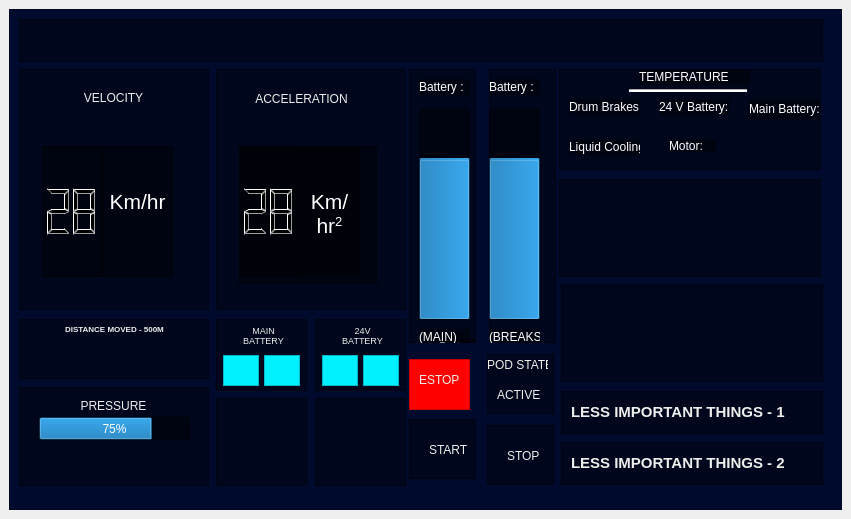
<?xml version="1.0" encoding="UTF-8"?>
<ui version="4.0">
 <class>MainWindow</class>
 <widget class="QMainWindow" name="MainWindow">
  <property name="geometry">
   <rect>
    <x>0</x>
    <y>0</y>
    <width>851</width>
    <height>519</height>
   </rect>
  </property>
  <property name="maximumSize">
   <size>
    <width>851</width>
    <height>519</height>
   </size>
  </property>
  <property name="windowTitle">
   <string>MainWindow</string>
  </property>
  <widget class="QWidget" name="centralwidget">
   <layout class="QVBoxLayout" name="verticalLayout">
    <item>
     <widget class="QFrame" name="frame">
      <property name="enabled">
       <bool>true</bool>
      </property>
      <property name="styleSheet">
       <string notr="true">QFrame{
background-font: 75 11pt &quot;URW Bookman L&quot;;
background-color: rgb(0, 10, 44);
}
</string>
      </property>
      <property name="frameShape">
       <enum>QFrame::StyledPanel</enum>
      </property>
      <property name="frameShadow">
       <enum>QFrame::Raised</enum>
      </property>
      <widget class="QFrame" name="VELOCITY">
       <property name="geometry">
        <rect>
         <x>10</x>
         <y>60</y>
         <width>190</width>
         <height>241</height>
        </rect>
       </property>
       <property name="styleSheet">
        <string notr="true">QFrame{
background-color: rgb(0, 0, 0, 100);
}</string>
       </property>
       <property name="frameShape">
        <enum>QFrame::StyledPanel</enum>
       </property>
       <property name="frameShadow">
        <enum>QFrame::Raised</enum>
       </property>
       <widget class="QLabel" name="label">
        <property name="geometry">
         <rect>
          <x>60</x>
          <y>20</y>
          <width>69</width>
          <height>17</height>
         </rect>
        </property>
        <property name="styleSheet">
         <string notr="true">QLabel{
background-color: rgb(rgba(0, 0, 0, 100));
color: rgb(238, 238, 236);
}
</string>
        </property>
        <property name="text">
         <string>VELOCITY</string>
        </property>
        <property name="alignment">
         <set>Qt::AlignCenter</set>
        </property>
       </widget>
       <widget class="roundProgressBar" name="widget_2" native="true">
        <property name="geometry">
         <rect>
          <x>23</x>
          <y>77</y>
          <width>138</width>
          <height>138</height>
         </rect>
        </property>
        <widget class="QLCDNumber" name="lcdNumber">
         <property name="geometry">
          <rect>
           <x>-80</x>
           <y>0</y>
           <width>141</width>
           <height>131</height>
          </rect>
         </property>
         <property name="layoutDirection">
          <enum>Qt::LeftToRight</enum>
         </property>
         <property name="value" stdset="0">
          <double>28.000000000000000</double>
         </property>
        </widget>
        <widget class="QTextBrowser" name="textBrowser">
         <property name="geometry">
          <rect>
           <x>60</x>
           <y>0</y>
           <width>71</width>
           <height>131</height>
          </rect>
         </property>
         <property name="styleSheet">
          <string notr="true">color: rgb(255, 255, 255);
font: 8pt &quot;MS Sans Serif&quot;;
</string>
         </property>
         <property name="html">
          <string>&lt;!DOCTYPE HTML PUBLIC &quot;-//W3C//DTD HTML 4.0//EN&quot; &quot;http://www.w3.org/TR/REC-html40/strict.dtd&quot;&gt;
&lt;html&gt;&lt;head&gt;&lt;meta name=&quot;qrichtext&quot; content=&quot;1&quot; /&gt;&lt;style type=&quot;text/css&quot;&gt;
p, li { white-space: pre-wrap; }
&lt;/style&gt;&lt;/head&gt;&lt;body style=&quot; font-family:'MS Sans Serif'; font-size:8pt; font-weight:400; font-style:normal;&quot;&gt;
&lt;p align=&quot;center&quot; style=&quot;-qt-paragraph-type:empty; margin-top:0px; margin-bottom:0px; margin-left:0px; margin-right:0px; -qt-block-indent:0; text-indent:0px;&quot;&gt;&lt;br /&gt;&lt;/p&gt;
&lt;p align=&quot;center&quot; style=&quot;-qt-paragraph-type:empty; margin-top:0px; margin-bottom:0px; margin-left:0px; margin-right:0px; -qt-block-indent:0; text-indent:0px; font-family:'MS Shell Dlg 2'; font-size:16pt;&quot;&gt;&lt;br /&gt;&lt;/p&gt;
&lt;p align=&quot;center&quot; style=&quot; margin-top:0px; margin-bottom:0px; margin-left:0px; margin-right:0px; -qt-block-indent:0; text-indent:0px;&quot;&gt;&lt;span style=&quot; font-family:'MS Shell Dlg 2'; font-size:16pt;&quot;&gt;Km/hr&lt;/span&gt;&lt;/p&gt;&lt;/body&gt;&lt;/html&gt;</string>
         </property>
        </widget>
       </widget>
      </widget>
      <widget class="QFrame" name="frame_4">
       <property name="geometry">
        <rect>
         <x>10</x>
         <y>310</y>
         <width>190</width>
         <height>60</height>
        </rect>
       </property>
       <property name="font">
        <font>
         <weight>50</weight>
         <bold>false</bold>
        </font>
       </property>
       <property name="styleSheet">
        <string notr="true">QFrame{
background-color: rgba(0, 0, 0, 100);
}</string>
       </property>
       <property name="frameShape">
        <enum>QFrame::StyledPanel</enum>
       </property>
       <property name="frameShadow">
        <enum>QFrame::Raised</enum>
       </property>
       <widget class="QLabel" name="label_3">
        <property name="geometry">
         <rect>
          <x>30</x>
          <y>0</y>
          <width>131</width>
          <height>20</height>
         </rect>
        </property>
        <property name="styleSheet">
         <string notr="true">QLabel{
background-color: rgb(rgba(0, 0, 0, 100));
color: rgb(238, 238, 236);
}
</string>
        </property>
        <property name="text">
         <string>&lt;html&gt;&lt;head/&gt;&lt;body&gt;&lt;p&gt;&lt;span style=&quot; font-size:6pt; font-weight:600;&quot;&gt;DISTANCE MOVED - 500M&lt;/span&gt;&lt;/p&gt;&lt;/body&gt;&lt;/html&gt;</string>
        </property>
        <property name="alignment">
         <set>Qt::AlignCenter</set>
        </property>
       </widget>
      </widget>
      <widget class="QFrame" name="frame_5">
       <property name="geometry">
        <rect>
         <x>207</x>
         <y>310</y>
         <width>91</width>
         <height>72</height>
        </rect>
       </property>
       <property name="styleSheet">
        <string notr="true">QFrame{
background-color: rgba(0, 0, 0, 100);
}</string>
       </property>
       <property name="frameShape">
        <enum>QFrame::StyledPanel</enum>
       </property>
       <property name="frameShadow">
        <enum>QFrame::Raised</enum>
       </property>
       <widget class="QLabel" name="label_4">
        <property name="geometry">
         <rect>
          <x>26</x>
          <y>6</y>
          <width>43</width>
          <height>21</height>
         </rect>
        </property>
        <property name="styleSheet">
         <string notr="true">QLabel{
background-color: rgb(rgba(0, 0, 0, 100));
color: rgb(238, 238, 236);
}
</string>
        </property>
        <property name="text">
         <string>&lt;html&gt;&lt;head/&gt;&lt;body&gt;&lt;p align=&quot;center&quot;&gt;&lt;span style=&quot; font-size:7pt;&quot;&gt;MAIN&lt;br/&gt;BATTERY&lt;/span&gt;&lt;/p&gt;&lt;/body&gt;&lt;/html&gt;</string>
        </property>
        <property name="alignment">
         <set>Qt::AlignCenter</set>
        </property>
       </widget>
       <widget class="QTextEdit" name="textEdit_4">
        <property name="geometry">
         <rect>
          <x>7</x>
          <y>36</y>
          <width>36</width>
          <height>31</height>
         </rect>
        </property>
        <property name="styleSheet">
         <string notr="true">QTextEdit{
background-color: rgb(0, 240, 255);
}
</string>
        </property>
       </widget>
       <widget class="QTextEdit" name="textEdit_5">
        <property name="geometry">
         <rect>
          <x>48</x>
          <y>36</y>
          <width>36</width>
          <height>31</height>
         </rect>
        </property>
        <property name="styleSheet">
         <string notr="true">QTextEdit{
background-color: rgb(0, 240, 255);
}
</string>
        </property>
       </widget>
      </widget>
      <widget class="QFrame" name="frame_6">
       <property name="geometry">
        <rect>
         <x>306</x>
         <y>310</y>
         <width>91</width>
         <height>72</height>
        </rect>
       </property>
       <property name="styleSheet">
        <string notr="true">QFrame{
background-color: rgba(0, 0, 0, 100);
}</string>
       </property>
       <property name="frameShape">
        <enum>QFrame::StyledPanel</enum>
       </property>
       <property name="frameShadow">
        <enum>QFrame::Raised</enum>
       </property>
       <widget class="QTextEdit" name="textEdit_6">
        <property name="geometry">
         <rect>
          <x>7</x>
          <y>36</y>
          <width>36</width>
          <height>31</height>
         </rect>
        </property>
        <property name="styleSheet">
         <string notr="true">QTextEdit{
background-color: rgb(0, 240, 255);
}
</string>
        </property>
       </widget>
       <widget class="QTextEdit" name="textEdit_7">
        <property name="geometry">
         <rect>
          <x>48</x>
          <y>36</y>
          <width>36</width>
          <height>31</height>
         </rect>
        </property>
        <property name="styleSheet">
         <string notr="true">QTextEdit{
background-color: rgb(0, 240, 255);
}
</string>
        </property>
       </widget>
       <widget class="QLabel" name="label_5">
        <property name="geometry">
         <rect>
          <x>26</x>
          <y>6</y>
          <width>43</width>
          <height>21</height>
         </rect>
        </property>
        <property name="styleSheet">
         <string notr="true">QLabel{
background-color: rgb(rgba(0, 0, 0, 100));
color: rgb(238, 238, 236);
}
</string>
        </property>
        <property name="text">
         <string>&lt;html&gt;&lt;head/&gt;&lt;body&gt;&lt;p align=&quot;center&quot;&gt;&lt;span style=&quot; font-size:7pt;&quot;&gt;24V&lt;br/&gt;BATTERY&lt;/span&gt;&lt;/p&gt;&lt;/body&gt;&lt;/html&gt;</string>
        </property>
       </widget>
      </widget>
      <widget class="QFrame" name="frame_3">
       <property name="geometry">
        <rect>
         <x>207</x>
         <y>60</y>
         <width>190</width>
         <height>241</height>
        </rect>
       </property>
       <property name="styleSheet">
        <string notr="true">QFrame{
background-color: rgb(0, 0, 0, 100);
filter: blur(5px);
}</string>
       </property>
       <property name="frameShape">
        <enum>QFrame::StyledPanel</enum>
       </property>
       <property name="frameShadow">
        <enum>QFrame::Raised</enum>
       </property>
       <widget class="QLabel" name="label_2">
        <property name="geometry">
         <rect>
          <x>30</x>
          <y>20</y>
          <width>111</width>
          <height>20</height>
         </rect>
        </property>
        <property name="styleSheet">
         <string notr="true">QLabel{
background-color: rgb(rgba(0, 0, 0, 100));
color: rgb(238, 238, 236);
}
</string>
        </property>
        <property name="text">
         <string>ACCELERATION</string>
        </property>
        <property name="alignment">
         <set>Qt::AlignCenter</set>
        </property>
       </widget>
       <widget class="QFrame" name="frame_10">
        <property name="geometry">
         <rect>
          <x>23</x>
          <y>77</y>
          <width>138</width>
          <height>138</height>
         </rect>
        </property>
        <property name="frameShape">
         <enum>QFrame::StyledPanel</enum>
        </property>
        <property name="frameShadow">
         <enum>QFrame::Raised</enum>
        </property>
        <widget class="QLCDNumber" name="lcdNumber_2">
         <property name="geometry">
          <rect>
           <x>-80</x>
           <y>0</y>
           <width>141</width>
           <height>131</height>
          </rect>
         </property>
         <property name="layoutDirection">
          <enum>Qt::LeftToRight</enum>
         </property>
         <property name="value" stdset="0">
          <double>28.000000000000000</double>
         </property>
        </widget>
        <widget class="QTextBrowser" name="textBrowser_2">
         <property name="geometry">
          <rect>
           <x>60</x>
           <y>0</y>
           <width>61</width>
           <height>131</height>
          </rect>
         </property>
         <property name="styleSheet">
          <string notr="true">color: rgb(255, 255, 255);
font: 8pt &quot;MS Sans Serif&quot;;
</string>
         </property>
         <property name="html">
          <string>&lt;!DOCTYPE HTML PUBLIC &quot;-//W3C//DTD HTML 4.0//EN&quot; &quot;http://www.w3.org/TR/REC-html40/strict.dtd&quot;&gt;
&lt;html&gt;&lt;head&gt;&lt;meta name=&quot;qrichtext&quot; content=&quot;1&quot; /&gt;&lt;style type=&quot;text/css&quot;&gt;
p, li { white-space: pre-wrap; }
&lt;/style&gt;&lt;/head&gt;&lt;body style=&quot; font-family:'MS Sans Serif'; font-size:8pt; font-weight:400; font-style:normal;&quot;&gt;
&lt;p align=&quot;center&quot; style=&quot;-qt-paragraph-type:empty; margin-top:0px; margin-bottom:0px; margin-left:0px; margin-right:0px; -qt-block-indent:0; text-indent:0px;&quot;&gt;&lt;br /&gt;&lt;/p&gt;
&lt;p align=&quot;center&quot; style=&quot;-qt-paragraph-type:empty; margin-top:0px; margin-bottom:0px; margin-left:0px; margin-right:0px; -qt-block-indent:0; text-indent:0px; font-family:'MS Shell Dlg 2'; font-size:16pt;&quot;&gt;&lt;br /&gt;&lt;/p&gt;
&lt;p align=&quot;center&quot; style=&quot; margin-top:0px; margin-bottom:0px; margin-left:0px; margin-right:0px; -qt-block-indent:0; text-indent:0px;&quot;&gt;&lt;span style=&quot; font-family:'MS Shell Dlg 2'; font-size:16pt;&quot;&gt;Km/hr&lt;/span&gt;&lt;span style=&quot; font-family:'MS Shell Dlg 2'; font-size:16pt; vertical-align:super;&quot;&gt;2&lt;/span&gt;&lt;/p&gt;&lt;/body&gt;&lt;/html&gt;</string>
         </property>
        </widget>
       </widget>
       <widget class="QLabel" name="label_14">
        <property name="geometry">
         <rect>
          <x>220</x>
          <y>130</y>
          <width>47</width>
          <height>13</height>
         </rect>
        </property>
        <property name="text">
         <string>TextLabel</string>
        </property>
       </widget>
      </widget>
      <widget class="QFrame" name="frame_8">
       <property name="geometry">
        <rect>
         <x>10</x>
         <y>10</y>
         <width>804</width>
         <height>43</height>
        </rect>
       </property>
       <property name="maximumSize">
        <size>
         <width>804</width>
         <height>43</height>
        </size>
       </property>
       <property name="styleSheet">
        <string notr="true">background-color: rgba(0, 0, 0, 100);</string>
       </property>
       <property name="frameShape">
        <enum>QFrame::StyledPanel</enum>
       </property>
       <property name="frameShadow">
        <enum>QFrame::Raised</enum>
       </property>
      </widget>
      <widget class="QFrame" name="frame_9">
       <property name="geometry">
        <rect>
         <x>10</x>
         <y>378</y>
         <width>190</width>
         <height>99</height>
        </rect>
       </property>
       <property name="styleSheet">
        <string notr="true">background-color: rgba(0, 0, 0, 100);</string>
       </property>
       <property name="frameShape">
        <enum>QFrame::StyledPanel</enum>
       </property>
       <property name="frameShadow">
        <enum>QFrame::Raised</enum>
       </property>
       <widget class="QLabel" name="label_7">
        <property name="geometry">
         <rect>
          <x>60</x>
          <y>10</y>
          <width>69</width>
          <height>17</height>
         </rect>
        </property>
        <property name="styleSheet">
         <string notr="true">QLabel{
background-color: rgb(rgba(0, 0, 0, 100));
color: rgb(238, 238, 236);
}
</string>
        </property>
        <property name="text">
         <string>PRESSURE</string>
        </property>
        <property name="alignment">
         <set>Qt::AlignCenter</set>
        </property>
       </widget>
       <widget class="QProgressBar" name="progressBar">
        <property name="geometry">
         <rect>
          <x>20</x>
          <y>30</y>
          <width>151</width>
          <height>23</height>
         </rect>
        </property>
        <property name="styleSheet">
         <string notr="true">color: rgb(255, 255, 255);</string>
        </property>
        <property name="value">
         <number>75</number>
        </property>
       </widget>
      </widget>
      <widget class="QFrame" name="Graph_1">
       <property name="geometry">
        <rect>
         <x>207</x>
         <y>389</y>
         <width>91</width>
         <height>88</height>
        </rect>
       </property>
       <property name="styleSheet">
        <string notr="true">background-color: rgba(0, 0, 0, 100);</string>
       </property>
       <property name="frameShape">
        <enum>QFrame::StyledPanel</enum>
       </property>
       <property name="frameShadow">
        <enum>QFrame::Raised</enum>
       </property>
      </widget>
      <widget class="QFrame" name="Graph_2">
       <property name="geometry">
        <rect>
         <x>306</x>
         <y>389</y>
         <width>91</width>
         <height>88</height>
        </rect>
       </property>
       <property name="styleSheet">
        <string notr="true">background-color: rgba(0, 0, 0, 100);</string>
       </property>
       <property name="frameShape">
        <enum>QFrame::StyledPanel</enum>
       </property>
       <property name="frameShadow">
        <enum>QFrame::Raised</enum>
       </property>
      </widget>
      <widget class="QFrame" name="frame_12">
       <property name="geometry">
        <rect>
         <x>400</x>
         <y>60</y>
         <width>67</width>
         <height>274</height>
        </rect>
       </property>
       <property name="styleSheet">
        <string notr="true">background-color: rgba(0, 0, 0, 100);</string>
       </property>
       <property name="frameShape">
        <enum>QFrame::StyledPanel</enum>
       </property>
       <property name="frameShadow">
        <enum>QFrame::Raised</enum>
       </property>
       <widget class="QLabel" name="label_18">
        <property name="geometry">
         <rect>
          <x>10</x>
          <y>10</y>
          <width>51</width>
          <height>16</height>
         </rect>
        </property>
        <property name="styleSheet">
         <string notr="true">color: rgb(255, 255, 255);</string>
        </property>
        <property name="text">
         <string>Battery :</string>
        </property>
       </widget>
       <widget class="QProgressBar" name="progressBar_2">
        <property name="geometry">
         <rect>
          <x>10</x>
          <y>40</y>
          <width>51</width>
          <height>211</height>
         </rect>
        </property>
        <property name="styleSheet">
         <string notr="true">color: rgb(255, 255, 255);</string>
        </property>
        <property name="value">
         <number>75</number>
        </property>
        <property name="orientation">
         <enum>Qt::Vertical</enum>
        </property>
       </widget>
       <widget class="QLabel" name="label_23">
        <property name="geometry">
         <rect>
          <x>30</x>
          <y>270</y>
          <width>51</width>
          <height>16</height>
         </rect>
        </property>
        <property name="styleSheet">
         <string notr="true">color: rgb(255, 255, 255);</string>
        </property>
        <property name="text">
         <string>Battery :</string>
        </property>
       </widget>
       <widget class="QLabel" name="label_24">
        <property name="geometry">
         <rect>
          <x>10</x>
          <y>260</y>
          <width>51</width>
          <height>16</height>
         </rect>
        </property>
        <property name="styleSheet">
         <string notr="true">color: rgb(255, 255, 255);</string>
        </property>
        <property name="text">
         <string>(MAIN)</string>
        </property>
       </widget>
      </widget>
      <widget class="QFrame" name="frame_13">
       <property name="geometry">
        <rect>
         <x>480</x>
         <y>60</y>
         <width>67</width>
         <height>274</height>
        </rect>
       </property>
       <property name="styleSheet">
        <string notr="true">background-color: rgba(0, 0, 0, 100);</string>
       </property>
       <property name="frameShape">
        <enum>QFrame::StyledPanel</enum>
       </property>
       <property name="frameShadow">
        <enum>QFrame::Raised</enum>
       </property>
       <widget class="QProgressBar" name="progressBar_3">
        <property name="geometry">
         <rect>
          <x>0</x>
          <y>40</y>
          <width>51</width>
          <height>211</height>
         </rect>
        </property>
        <property name="styleSheet">
         <string notr="true">color: rgb(255, 255, 255);</string>
        </property>
        <property name="value">
         <number>75</number>
        </property>
        <property name="orientation">
         <enum>Qt::Vertical</enum>
        </property>
       </widget>
       <widget class="QLabel" name="label_25">
        <property name="geometry">
         <rect>
          <x>0</x>
          <y>10</y>
          <width>51</width>
          <height>16</height>
         </rect>
        </property>
        <property name="styleSheet">
         <string notr="true">color: rgb(255, 255, 255);</string>
        </property>
        <property name="text">
         <string>Battery :</string>
        </property>
       </widget>
       <widget class="QLabel" name="label_26">
        <property name="geometry">
         <rect>
          <x>0</x>
          <y>260</y>
          <width>51</width>
          <height>16</height>
         </rect>
        </property>
        <property name="styleSheet">
         <string notr="true">color: rgb(255, 255, 255);</string>
        </property>
        <property name="text">
         <string>(BREAKS)</string>
        </property>
       </widget>
      </widget>
      <widget class="QFrame" name="frame_14">
       <property name="geometry">
        <rect>
         <x>400</x>
         <y>350</y>
         <width>61</width>
         <height>51</height>
        </rect>
       </property>
       <property name="styleSheet">
        <string notr="true">background-color: rgb(255, 0, 0)</string>
       </property>
       <property name="frameShape">
        <enum>QFrame::StyledPanel</enum>
       </property>
       <property name="frameShadow">
        <enum>QFrame::Raised</enum>
       </property>
       <widget class="QLabel" name="label_8">
        <property name="geometry">
         <rect>
          <x>403</x>
          <y>21</y>
          <width>41</width>
          <height>17</height>
         </rect>
        </property>
        <property name="styleSheet">
         <string notr="true">QLabel{
background-color: rgb(rgba(0, 0, 0, 100));
color: rgb(238, 238, 236);
}
</string>
        </property>
        <property name="text">
         <string>&lt;html&gt;&lt;head/&gt;&lt;body&gt;&lt;p&gt;&lt;span style=&quot; font-weight:600;&quot;&gt;ESTOP&lt;/span&gt;&lt;/p&gt;&lt;/body&gt;&lt;/html&gt;</string>
        </property>
        <property name="alignment">
         <set>Qt::AlignCenter</set>
        </property>
       </widget>
       <widget class="QLabel" name="label_19">
        <property name="geometry">
         <rect>
          <x>10</x>
          <y>0</y>
          <width>61</width>
          <height>41</height>
         </rect>
        </property>
        <property name="styleSheet">
         <string notr="true">QLabel{
background-color: rgb(rgba(0, 0, 0, 100));
color: rgb(238, 238, 236);
}
</string>
        </property>
        <property name="text">
         <string>ESTOP</string>
        </property>
       </widget>
      </widget>
      <widget class="QFrame" name="frame_16">
       <property name="geometry">
        <rect>
         <x>478</x>
         <y>345</y>
         <width>67</width>
         <height>60</height>
        </rect>
       </property>
       <property name="styleSheet">
        <string notr="true">background-color: rgba(0, 0, 0, 100)</string>
       </property>
       <property name="frameShape">
        <enum>QFrame::StyledPanel</enum>
       </property>
       <property name="frameShadow">
        <enum>QFrame::Raised</enum>
       </property>
       <widget class="QLabel" name="label_6">
        <property name="geometry">
         <rect>
          <x>0</x>
          <y>-10</y>
          <width>61</width>
          <height>41</height>
         </rect>
        </property>
        <property name="styleSheet">
         <string notr="true">QLabel{
background-color: rgb(rgba(0, 0, 0, 100));
color: rgb(238, 238, 236);
}
</string>
        </property>
        <property name="text">
         <string>POD STATE</string>
        </property>
       </widget>
       <widget class="QLabel" name="label_22">
        <property name="geometry">
         <rect>
          <x>10</x>
          <y>20</y>
          <width>61</width>
          <height>41</height>
         </rect>
        </property>
        <property name="styleSheet">
         <string notr="true">QLabel{
background-color: rgb(rgba(0, 0, 0, 100));
color: rgb(238, 238, 236);
}
</string>
        </property>
        <property name="text">
         <string>ACTIVE</string>
        </property>
       </widget>
      </widget>
      <widget class="QFrame" name="frame_17">
       <property name="geometry">
        <rect>
         <x>478</x>
         <y>416</y>
         <width>67</width>
         <height>60</height>
        </rect>
       </property>
       <property name="styleSheet">
        <string notr="true">background-color: rgba(0, 0, 0, 100)</string>
       </property>
       <property name="frameShape">
        <enum>QFrame::StyledPanel</enum>
       </property>
       <property name="frameShadow">
        <enum>QFrame::Raised</enum>
       </property>
       <widget class="QLabel" name="label_21">
        <property name="geometry">
         <rect>
          <x>20</x>
          <y>10</y>
          <width>61</width>
          <height>41</height>
         </rect>
        </property>
        <property name="styleSheet">
         <string notr="true">QLabel{
background-color: rgb(rgba(0, 0, 0, 100));
color: rgb(238, 238, 236);
}
</string>
        </property>
        <property name="text">
         <string>STOP</string>
        </property>
       </widget>
      </widget>
      <widget class="QFrame" name="frame_7">
       <property name="geometry">
        <rect>
         <x>550</x>
         <y>60</y>
         <width>262</width>
         <height>101</height>
        </rect>
       </property>
       <property name="styleSheet">
        <string notr="true">background-color: rgba(0, 0, 0, 100)</string>
       </property>
       <property name="frameShape">
        <enum>QFrame::StyledPanel</enum>
       </property>
       <property name="frameShadow">
        <enum>QFrame::Raised</enum>
       </property>
       <widget class="QLabel" name="label_11">
        <property name="geometry">
         <rect>
          <x>80</x>
          <y>0</y>
          <width>111</width>
          <height>16</height>
         </rect>
        </property>
        <property name="styleSheet">
         <string notr="true">color: rgb(255, 255, 255);
font: 11pt &quot;MS Shell Dlg 2&quot;;</string>
        </property>
        <property name="text">
         <string>TEMPERATURE</string>
        </property>
       </widget>
       <widget class="Line" name="line">
        <property name="geometry">
         <rect>
          <x>70</x>
          <y>20</y>
          <width>118</width>
          <height>3</height>
         </rect>
        </property>
        <property name="styleSheet">
         <string notr="true">background-color: rgb(255, 255, 255);</string>
        </property>
        <property name="orientation">
         <enum>Qt::Horizontal</enum>
        </property>
       </widget>
       <widget class="QLabel" name="label_12">
        <property name="geometry">
         <rect>
          <x>10</x>
          <y>30</y>
          <width>71</width>
          <height>16</height>
         </rect>
        </property>
        <property name="styleSheet">
         <string notr="true">color: rgb(255, 255, 255);</string>
        </property>
        <property name="text">
         <string>Drum Brakes :</string>
        </property>
       </widget>
       <widget class="QLabel" name="label_13">
        <property name="geometry">
         <rect>
          <x>100</x>
          <y>30</y>
          <width>71</width>
          <height>16</height>
         </rect>
        </property>
        <property name="styleSheet">
         <string notr="true">color: rgb(255, 255, 255);</string>
        </property>
        <property name="text">
         <string>24 V Battery:</string>
        </property>
       </widget>
       <widget class="QLabel" name="label_15">
        <property name="geometry">
         <rect>
          <x>190</x>
          <y>30</y>
          <width>71</width>
          <height>20</height>
         </rect>
        </property>
        <property name="styleSheet">
         <string notr="true">color: rgb(255, 255, 255);</string>
        </property>
        <property name="text">
         <string>Main Battery:</string>
        </property>
       </widget>
       <widget class="QLabel" name="label_16">
        <property name="geometry">
         <rect>
          <x>10</x>
          <y>70</y>
          <width>71</width>
          <height>16</height>
         </rect>
        </property>
        <property name="styleSheet">
         <string notr="true">color: rgb(255, 255, 255);</string>
        </property>
        <property name="text">
         <string>Liquid Cooling :</string>
        </property>
       </widget>
       <widget class="QLabel" name="label_17">
        <property name="geometry">
         <rect>
          <x>110</x>
          <y>70</y>
          <width>47</width>
          <height>13</height>
         </rect>
        </property>
        <property name="styleSheet">
         <string notr="true">color: rgb(255, 255, 255);</string>
        </property>
        <property name="text">
         <string>Motor:</string>
        </property>
       </widget>
      </widget>
      <widget class="QFrame" name="frame_18">
       <property name="geometry">
        <rect>
         <x>550</x>
         <y>170</y>
         <width>262</width>
         <height>98</height>
        </rect>
       </property>
       <property name="styleSheet">
        <string notr="true">background-color: rgba(0, 0, 0, 100)</string>
       </property>
       <property name="frameShape">
        <enum>QFrame::StyledPanel</enum>
       </property>
       <property name="frameShadow">
        <enum>QFrame::Raised</enum>
       </property>
      </widget>
      <widget class="QFrame" name="frame_19">
       <property name="geometry">
        <rect>
         <x>552</x>
         <y>433</y>
         <width>262</width>
         <height>43</height>
        </rect>
       </property>
       <property name="styleSheet">
        <string notr="true">background-color: rgba(0, 0, 0, 100)</string>
       </property>
       <property name="frameShape">
        <enum>QFrame::StyledPanel</enum>
       </property>
       <property name="frameShadow">
        <enum>QFrame::Raised</enum>
       </property>
       <widget class="QLabel" name="label_10">
        <property name="geometry">
         <rect>
          <x>10</x>
          <y>6</y>
          <width>231</width>
          <height>31</height>
         </rect>
        </property>
        <property name="styleSheet">
         <string notr="true">QLabel{
background-color: rgb(rgba(0, 0, 0, 100));
color: rgb(238, 238, 236);
}
</string>
        </property>
        <property name="text">
         <string>&lt;html&gt;&lt;head/&gt;&lt;body&gt;&lt;p&gt;&lt;span style=&quot; font-size:11.5pt; font-weight:600;&quot;&gt;LESS IMPORTANT THINGS - 2&lt;/span&gt;&lt;/p&gt;&lt;/body&gt;&lt;/html&gt;</string>
        </property>
        <property name="alignment">
         <set>Qt::AlignLeading|Qt::AlignLeft|Qt::AlignVCenter</set>
        </property>
       </widget>
      </widget>
      <widget class="QFrame" name="frame_20">
       <property name="geometry">
        <rect>
         <x>552</x>
         <y>382</y>
         <width>262</width>
         <height>43</height>
        </rect>
       </property>
       <property name="styleSheet">
        <string notr="true">background-color: rgba(0, 0, 0, 100)</string>
       </property>
       <property name="frameShape">
        <enum>QFrame::StyledPanel</enum>
       </property>
       <property name="frameShadow">
        <enum>QFrame::Raised</enum>
       </property>
       <widget class="QLabel" name="label_9">
        <property name="geometry">
         <rect>
          <x>10</x>
          <y>6</y>
          <width>231</width>
          <height>31</height>
         </rect>
        </property>
        <property name="styleSheet">
         <string notr="true">QLabel{
background-color: rgb(rgba(0, 0, 0, 100));
color: rgb(238, 238, 236);
}
</string>
        </property>
        <property name="text">
         <string>&lt;html&gt;&lt;head/&gt;&lt;body&gt;&lt;p&gt;&lt;span style=&quot; font-size:11.5pt; font-weight:600;&quot;&gt;LESS IMPORTANT THINGS - 1&lt;/span&gt;&lt;/p&gt;&lt;/body&gt;&lt;/html&gt;</string>
        </property>
        <property name="alignment">
         <set>Qt::AlignLeading|Qt::AlignLeft|Qt::AlignVCenter</set>
        </property>
       </widget>
      </widget>
      <widget class="QFrame" name="frame_21">
       <property name="geometry">
        <rect>
         <x>552</x>
         <y>275</y>
         <width>262</width>
         <height>98</height>
        </rect>
       </property>
       <property name="styleSheet">
        <string notr="true">background-color: rgba(0, 0, 0, 100)</string>
       </property>
       <property name="frameShape">
        <enum>QFrame::StyledPanel</enum>
       </property>
       <property name="frameShadow">
        <enum>QFrame::Raised</enum>
       </property>
      </widget>
      <widget class="QFrame" name="frame_15">
       <property name="geometry">
        <rect>
         <x>400</x>
         <y>410</y>
         <width>67</width>
         <height>60</height>
        </rect>
       </property>
       <property name="styleSheet">
        <string notr="true">background-color: rgba(0, 0, 0, 100)</string>
       </property>
       <property name="frameShape">
        <enum>QFrame::StyledPanel</enum>
       </property>
       <property name="frameShadow">
        <enum>QFrame::Raised</enum>
       </property>
       <widget class="QLabel" name="label_20">
        <property name="geometry">
         <rect>
          <x>20</x>
          <y>10</y>
          <width>61</width>
          <height>41</height>
         </rect>
        </property>
        <property name="styleSheet">
         <string notr="true">QLabel{
background-color: rgb(rgba(0, 0, 0, 100));
color: rgb(238, 238, 236);
}
</string>
        </property>
        <property name="text">
         <string>START</string>
        </property>
       </widget>
      </widget>
     </widget>
    </item>
   </layout>
  </widget>
 </widget>
 <customwidgets>
  <customwidget>
   <class>roundProgressBar</class>
   <extends>QWidget</extends>
   <header>Side2extn.RoundProgressBar.h</header>
   <container>1</container>
  </customwidget>
 </customwidgets>
 <resources/>
 <connections/>
</ui>
